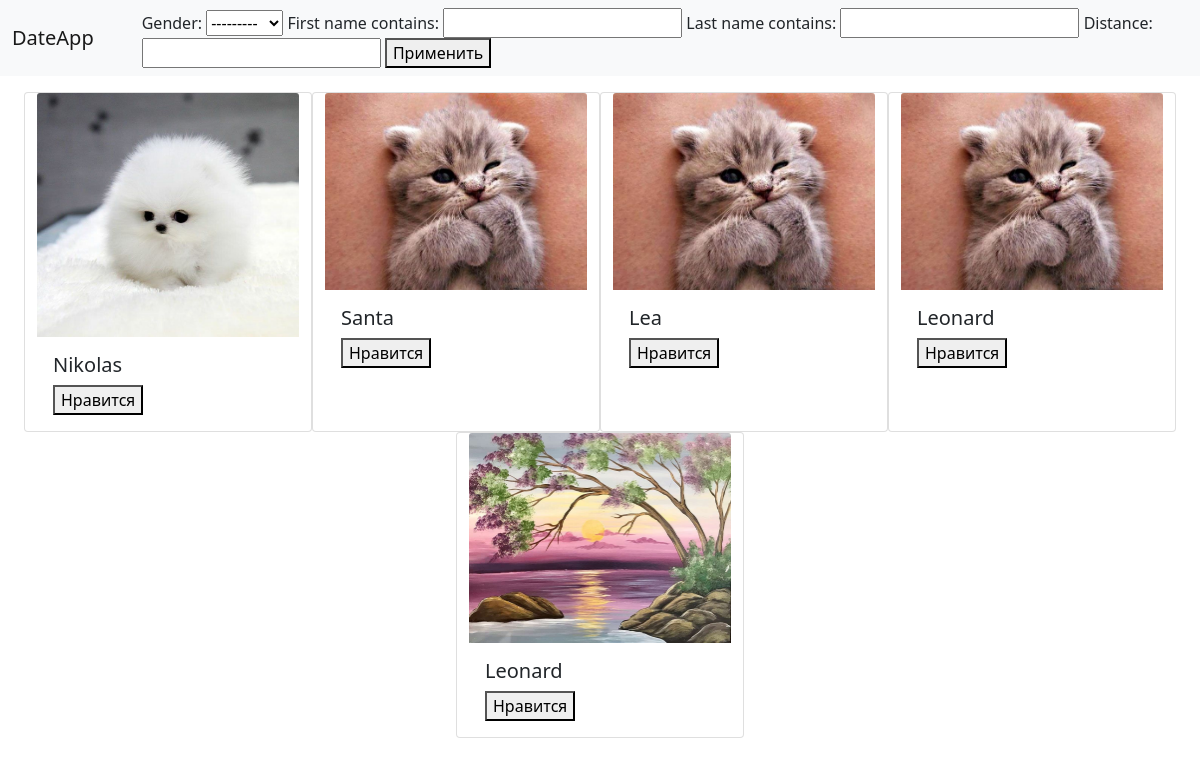
The app's page /, older data.
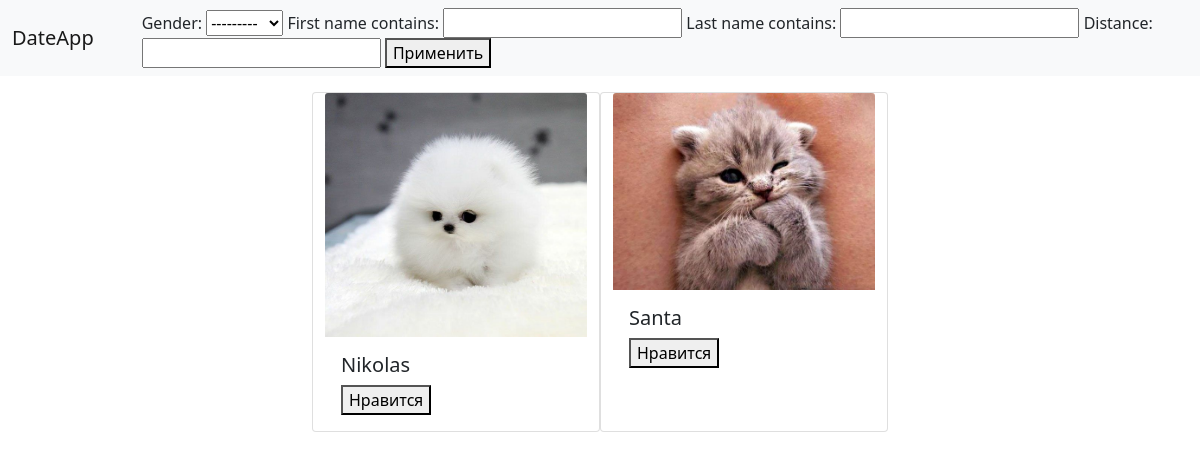
The same page, newer data.
### users_profile/models.py (models this page shows, shortened)
class Profile(models.Model):
    login = models.OneToOneField(User, on_delete=models.CASCADE)
    email = models.EmailField()
    first_name = models.CharField(max_length=32)
    last_name = models.CharField(max_length=32)
    avatar = models.ImageField(upload_to='media')
    gender = models.CharField(max_length=25)
    liked = models.ManyToManyField('self', blank=True, symmetrical=False, related_name='date_list')
    longitude = models.DecimalField(
                                     max_digits=9,
                                     decimal_places=6,
                                     validators=[MinValueValidator(-180), MaxValueValidator(180)]
    )
    latitude = models.DecimalField(
                                    max_digits=8,
                                    decimal_places=6,
                                    validators=[MinValueValidator(-90), MaxValueValidator(90)]
    )
    def __str__(self):
        return f'{self.first_name}'
    class Meta:
        verbose_name = 'Профиль'
        verbose_name_plural = 'Профили'

### users_profile/views.py (the view, shortened to what this page needs)
# urls.py: path('', Index.as_view(), name='home'),
class Index(View):
    def get(self, request):
        profile_filter = ProfileFilter(request.GET, queryset=Profile.objects.all())
        distance = request.GET.get('distance')
        return render(request, 'users_profile/index.html',
                      {'filters': profile_filter})

### users_profile/templates/users_profile/index.html (shortened to what this page needs)
{% extends 'base.html' %}
{% block content %}
<div class="row justify-content-center mt-3">
  {% for profile in filters.qs %}
  <div class="card" style="width: 18rem;">
    <img src="{{ profile.avatar.url }}" class="card-img-top" alt="...">
    <div class="card-body">
      <h5 class="card-title">{{ profile }}</h5>
      <form action="" method="post">
        <button type="submit">Нравится</button>
      </form>
    </div>
  </div>
  {% empty %}
  <p>Нет доступных профилей.</p>
  {% endfor %}
</div>
{% endblock %}

Row changes from the older to the newer data that the page shows:
removed Profile: avatar (picture), first_name "Lea"
removed Profile: avatar (picture), first_name "Leonard"
removed Profile: avatar (picture), first_name "Leonard"
